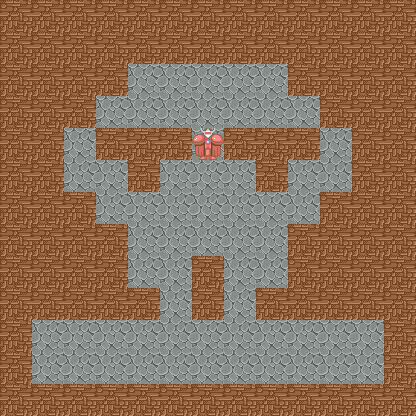

A 2D game scene composited from a Tiled map and its tileset images. What follows is a short description and the map's XML, with every tile layer's data as written:
An orthogonal 13x13 tile map with 32x32 px tiles, 5 tile layers (floor, wall, enemy, door, ...), 4 tilesets and 1 object (teleport).

<map version="1.0" tiledversion="1.1.5" orientation="orthogonal" renderorder="right-down" width="13" height="13" tilewidth="32" tileheight="32" infinite="0" nextobjectid="3">
 <tileset firstgid="1" source="terrain.tsx" />
 <tileset firstgid="3" source="enemy.tsx" />
 <tileset firstgid="259" source="door.tsx" />
 <tileset firstgid="275" source="item.tsx" />
 <layer name="floor" width="13" height="13">
  <data encoding="csv">
1,1,1,1,1,1,1,1,1,1,1,1,1,
1,1,1,1,1,1,1,1,1,1,1,1,1,
1,1,1,1,1,1,1,1,1,1,1,1,1,
1,1,1,1,1,1,1,1,1,1,1,1,1,
1,1,1,1,1,1,1,1,1,1,1,1,1,
1,1,1,1,1,1,1,1,1,1,1,1,1,
1,1,1,1,1,1,1,1,1,1,1,1,1,
1,1,1,1,1,1,1,1,1,1,1,1,1,
1,1,1,1,1,1,1,1,1,1,1,1,1,
1,1,1,1,1,1,1,1,1,1,1,1,1,
1,1,1,1,1,1,1,1,1,1,1,1,1,
1,1,1,1,1,1,1,1,1,1,1,1,1,
1,1,1,1,1,1,1,1,1,1,1,1,1
</data>
 </layer>
 <layer name="wall" width="13" height="13">
  <data encoding="csv">
2,2,2,2,2,2,2,2,2,2,2,2,2,
2,2,2,2,2,2,2,2,2,2,2,2,2,
2,2,2,2,0,0,0,0,0,2,2,2,2,
2,2,2,0,0,0,0,0,0,0,2,2,2,
2,2,0,2,2,2,0,2,2,2,0,2,2,
2,2,0,0,2,0,0,0,2,0,0,2,2,
2,2,2,0,0,0,0,0,0,0,2,2,2,
2,2,2,2,0,0,0,0,0,2,2,2,2,
2,2,2,2,0,0,2,0,0,2,2,2,2,
2,2,2,2,2,0,2,0,2,2,2,2,2,
2,0,0,0,0,0,0,0,0,0,0,0,2,
2,0,0,0,0,0,0,0,0,0,0,0,2,
2,2,2,2,2,2,2,2,2,2,2,2,2
</data>
 </layer>
 <layer name="enemy" width="13" height="13">
  <data encoding="csv">
0,0,0,0,0,0,0,0,0,0,0,0,0,
0,0,0,0,0,0,0,0,0,0,0,0,0,
0,0,0,0,0,0,0,0,0,0,0,0,0,
0,0,0,0,0,0,0,0,0,0,0,0,0,
0,0,0,0,0,0,211,0,0,0,0,0,0,
0,0,0,0,0,0,0,0,0,0,0,0,0,
0,0,0,0,0,0,0,0,0,0,0,0,0,
0,0,0,0,0,0,0,0,0,0,0,0,0,
0,0,0,0,0,0,0,0,0,0,0,0,0,
0,0,0,0,0,0,0,0,0,0,0,0,0,
0,0,0,0,0,0,0,0,0,0,0,0,0,
0,0,0,0,0,0,0,0,0,0,0,0,0,
0,0,0,0,0,0,0,0,0,0,0,0,0
</data>
 </layer>
 <layer name="door" width="13" height="13">
  <data encoding="csv">
0,0,0,0,0,0,0,0,0,0,0,0,0,
0,0,0,0,0,0,0,0,0,0,0,0,0,
0,0,0,0,0,0,0,0,0,0,0,0,0,
0,0,0,0,0,0,0,0,0,0,0,0,0,
0,0,0,0,0,0,0,0,0,0,0,0,0,
0,0,0,0,0,0,0,0,0,0,0,0,0,
0,0,0,0,0,0,0,0,0,0,0,0,0,
0,0,0,0,0,0,0,0,0,0,0,0,0,
0,0,0,0,0,0,0,0,0,0,0,0,0,
0,0,0,0,0,0,0,0,0,0,0,0,0,
0,0,0,0,0,0,0,0,0,0,0,0,0,
0,0,0,0,0,0,0,0,0,0,0,0,0,
0,0,0,0,0,0,0,0,0,0,0,0,0
</data>
 </layer>
 <layer name="item" width="13" height="13">
  <data encoding="csv">
0,0,0,0,0,0,0,0,0,0,0,0,0,
0,0,0,0,0,0,0,0,0,0,0,0,0,
0,0,0,0,0,0,0,0,0,0,0,0,0,
0,0,0,0,0,0,0,0,0,0,0,0,0,
0,0,0,0,0,0,0,0,0,0,0,0,0,
0,0,0,0,0,0,0,0,0,0,0,0,0,
0,0,0,0,0,0,0,0,0,0,0,0,0,
0,0,0,0,0,0,0,0,0,0,0,0,0,
0,0,0,0,0,0,0,0,0,0,0,0,0,
0,0,0,0,0,0,0,0,0,0,0,0,0,
0,0,0,0,0,0,0,0,0,0,0,0,0,
0,0,0,0,0,0,0,0,0,0,0,0,0,
0,0,0,0,0,0,0,0,0,0,0,0,0
</data>
 </layer>
 <objectgroup name="object">
  <object id="1" type="teleport" x="32" y="352" width="32" height="32">
   <properties>
    <property name="heroTileCoordX" type="int" value="2" />
    <property name="heroTileCoordY" type="int" value="11" />
    <property name="image" value="down_floor.png" />
    <property name="targetMap" value="20" />
   </properties>
  </object>
 </objectgroup>
</map>
